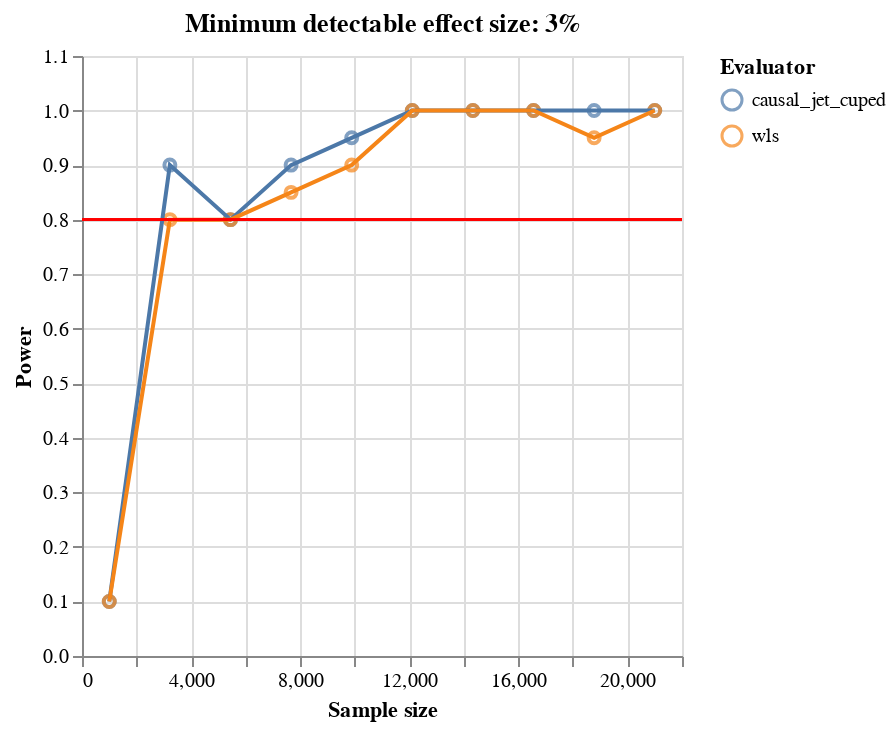

Notebook source saved alongside this figure:
### Code cell
eval = ro.Evaluator(
    df=df,
    preprocessors=preprocessors,
    evaluators=evaluators,
    sample_min=1000,
    sample_max=21_000,
    num_steps=10,
    mdes=[3],
    num_runs=20,
    sample_timestamps=False,
    alpha=0.05,
    metric=METRIC,
    random_seed=2312,
    use_default_preprocessor=True,
    use_baseline_evaluator=False,
    id_col=UNIT_ID,
    testing=True
    )

result = eval.run()
print(result.data.head())
result.plot()

### Figure 1 — Vega-Lite specification as saved in the notebook (floating-point values rounded to 4 significant figures)
{"config": {"view": {"continuousWidth": 300, "continuousHeight": 300}}, "vconcat": [{"layer": [{"mark": {"type": "point"}, "encoding": {"color": {"field": "evaluator", "legend": {"title": "Evaluator"}, "type": "nominal"}, "x": {"axis": {"title": "Sample size"}, "field": "sample_size", "type": "quantitative"}, "y": {"axis": {"title": "Power"}, "field": "power", "type": "quantitative"}}}, {"mark": {"type": "line"}, "encoding": {"color": {"field": "evaluator", "legend": {"title": "Evaluator"}, "type": "nominal"}, "x": {"axis": {"title": "Sample size"}, "field": "sample_size", "type": "quantitative"}, "y": {"axis": {"title": "Power"}, "field": "power", "type": "quantitative"}}, "transform": [{"loess": "power", "on": "sample_size", "groupby": ["evaluator"]}]}, {"data": {"name": "data-8a0604812ef5b1a247a1b8010742dbd2"}, "mark": {"type": "rule", "color": "red"}, "encoding": {"y": {"axis": {"title": ""}, "field": "a", "type": "quantitative"}}, "transform": [{"calculate": "0.8", "as": "a"}]}], "title": "Minimum detectable effect size: 3%"}], "data": {"name": "data-8a0604812ef5b1a247a1b8010742dbd2"}, "$schema": "https://vega.github.io/schema/vega-lite/v5.15.1.json", "datasets": {"data-8a0604812ef5b1a247a1b8010742dbd2": [{"preprocessor": "default_preprocessor", "evaluator": "causal_jet_cuped", "sample_size": 1000, "mdes": 3, "power": 0.1}, {"preprocessor": "default_preprocessor", "evaluator": "causal_jet_cuped", "sample_size": 3222, "mdes": 3, "power": 0.9}, {"preprocessor": "default_preprocessor", "evaluator": "causal_jet_cuped", "sample_size": 5444, "mdes": 3, "power": 0.8}, {"preprocessor": "default_preprocessor", "evaluator": "causal_jet_cuped", "sample_size": 7667, "mdes": 3, "power": 0.9}, {"preprocessor": "default_preprocessor", "evaluator": "causal_jet_cuped", "sample_size": 9889, "mdes": 3, "power": 0.95}, {"preprocessor": "default_preprocessor", "evaluator": "causal_jet_cuped", "sample_size": 12111, "mdes": 3, "power": 1.0}, {"preprocessor": "default_preprocessor", "evaluator": "causal_jet_cuped", "sample_size": 14333, "mdes": 3, "power": 1.0}, {"preprocessor": "default_preprocessor", "evaluator": "causal_jet_cuped", "sample_size": 16556, "mdes": 3, "power": 1.0}, {"preprocessor": "default_preprocessor", "evaluator": "causal_jet_cuped", "sample_size": 18778, "mdes": 3, "power": 1.0}, {"preprocessor": "default_preprocessor", "evaluator": "causal_jet_cuped", "sample_size": 21000, "mdes": 3, "power": 1.0}, {"preprocessor": "default_preprocessor", "evaluator": "wls", "sample_size": 1000, "mdes": 3, "power": 0.1}, {"preprocessor": "default_preprocessor", "evaluator": "wls", "sample_size": 3222, "mdes": 3, "power": 0.8}, {"preprocessor": "default_preprocessor", "evaluator": "wls", "sample_size": 5444, "mdes": 3, "power": 0.8}, {"preprocessor": "default_preprocessor", "evaluator": "wls", "sample_size": 7667, "mdes": 3, "power": 0.85}, {"preprocessor": "default_preprocessor", "evaluator": "wls", "sample_size": 9889, "mdes": 3, "power": 0.9}, {"preprocessor": "default_preprocessor", "evaluator": "wls", "sample_size": 12111, "mdes": 3, "power": 1.0}, {"preprocessor": "default_preprocessor", "evaluator": "wls", "sample_size": 14333, "mdes": 3, "power": 1.0}, {"preprocessor": "default_preprocessor", "evaluator": "wls", "sample_size": 16556, "mdes": 3, "power": 1.0}, {"preprocessor": "default_preprocessor", "evaluator": "wls", "sample_size": 18778, "mdes": 3, "power": 0.95}, {"preprocessor": "default_preprocessor", "evaluator": "wls", "sample_size": 21000, "mdes": 3, "power": 1.0}]}}
